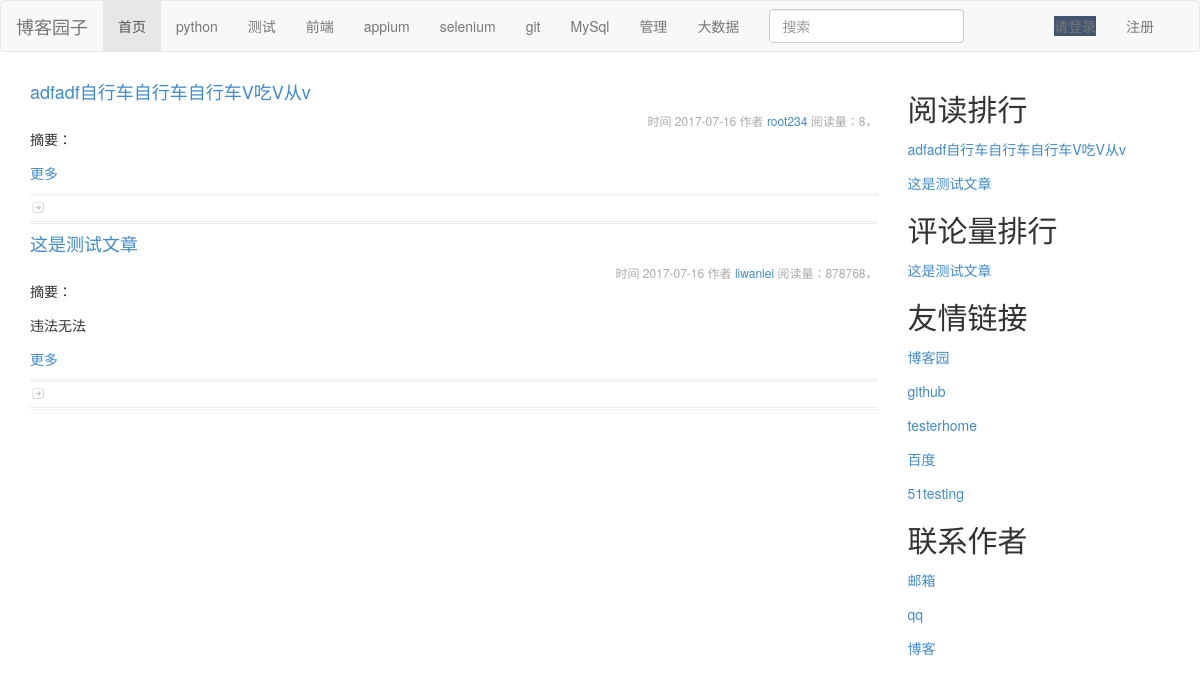
The page / on the database its author committed.
### blog/models.py (models this page shows, shortened)
class Article(models.Model):
    title=models.CharField(u'文章标题',max_length=50)
    desc=models.CharField(u'文章描述',max_length=50)
    content=models.TextField(u'文章内容')
    click_count=models.IntegerField(u'点击次数',default=0)
    date_publish=models.DateTimeField(u'发布时间',auto_now_add=True)
    is_recommend=models.BooleanField(u'是否推荐',default=False)
    users=models.ForeignKey(User)
    categorys=models.ForeignKey(Catagory)
    tag=models.ManyToManyField(Tag)
    objects=ArticleManager()
    class Meta:
        verbose_name = u'文章'
        verbose_name_plural = verbose_name
        ordering=['-date_publish']

class User(AbstractUser):
    avatar=models.ImageField(upload_to='vaatar/%Y/%m',default='vaatar/default/pang')
    qq=models.CharField(u'qq号码', max_length=20,blank=True)
    mobile=models.CharField(u'手机号',max_length=11,blank=True,null=True,unique=True)
    class Meta:
        verbose_name = u'用户'
        verbose_name_plural = verbose_name
        ordering=['-id']
    def __str__(self) :
        return self.username

class Links(models.Model):
    title=models.CharField(u'标题',max_length=50)
    description=models.CharField(u'友情链接描述',max_length=200)
    callback_url=models.URLField(u'url地址')
    index=models.IntegerField(u'排列顺序',default=999)
    class Meta:
        verbose_name = u'友情链接'
        verbose_name_plural = verbose_name
        ordering = ['index','id']

### blog/views.py (the view)
# urls.py: url(r'^$', HomeView.as_view(), name=u'home'),
class HomeView(View):
    def get(self,request):
        posts = Article.objects.all()
        count=[]
        for post in posts:
            count.append((Comment.objects.filter(comment__article=post)).count())
        post_list = fenye(request, posts=posts)
        return render(request,'index.html',{'post_list':post_list,'count':count})

### blog/fenye.py (called while the page is built)
def fenye(request,posts):
    paginator = Paginator(posts, 4)
    page = request.GET.get('page')
    try:
        post_list = paginator.page(page)
    except PageNotAnInteger:
        post_list = paginator.page(1)
    except EmptyPage:
        post_list = paginator.paginator(paginator.num_pages)
    return post_list

### templates/index.html (shortened to what this page needs)
{% extends "base.html" %}
{% block content %}
        {% for list in post_list %}
            <h4 ><a href="{% url 'detail' id=list.id %}">{{list.title}}</a></h4>
			  <small>时间 {{ list.date_publish |date:"Y-m-d"}} 作者
        <a href="{% url 'zhongxin' id=list.users.id%}">{{ list.users }}</a> 阅读量：{{ list.click_count }}，
			  </small>
			  摘要：
			<p>{{ list.desc }}</p>
			<a class="pure-button" href="{% url 'detail' id=list.id %}" >更多  </a>
			<ul class="postmetadata">
		       <span class="zan"></span>
		    </ul>
        {% endfor %}
{% endblock %}
{% block read %}
    {% for item in post_list %}
    <p ><a href="{% url 'detail' id=item.id %}">{{ item.title }}</a></p>
    {% endfor %}
{% endblock %}
{% block pinglun %}
    {% for pi in post_list_ping %}
    <p ><a href="{% url 'detail' id=pi.id %}">{{ pi.title}}</a></p>
    {% endfor %}
{% endblock %}
{% block lianjie %}
    {% for me in  chaolianjie %}
    <p ><a href="{{ me.callback_url }}">{{ me.title}}</a></p>
    {% endfor %}
{% endblock %}

### static/css/common.css (style rules this page uses)
body { margin-top: 0px; margin-right: 0px; margin-bottom:0px; margin-left: 0px; }
.zan { background-image: url(../img/icon_bullet.gif); background-repeat: no-repeat; padding: 3px 0 3px 20px; }
small { font-size: 12px; letter-spacing: normal; color: #ababab; display: block; text-align: right; }
.postmetadata { border-top: 3px double #eee; border-bottom: 3px double #eee; padding: 4px 0; margin-bottom: 10px; margin-top: 10px; font-size: 12px; }
p { display: block; -webkit-margin-before: 1em; -webkit-margin-after: 1em; -webkit-margin-start: 0px; -webkit-margin-end: 0px; }
ul { display: block; list-style-type: disc; -webkit-margin-before: 1em; -webkit-margin-after: 1em; -webkit-margin-start: 0px; -webkit-margin-end: 0px; -webkit-padding-start: 40px; }

### rows shown on the page
Article: title "adfadf自行车自行车自行车V吃V从v", date_publish "2017-07-16", users "root234", click_count "8"
Article: title "这是测试文章", date_publish "2017-07-16", users "liwanlei", click_count "878768", desc "违法无法"
Links: title "博客园"
Links: title "github"
Links: title "testerhome"
Links: title "百度"
Links: title "51testing"
